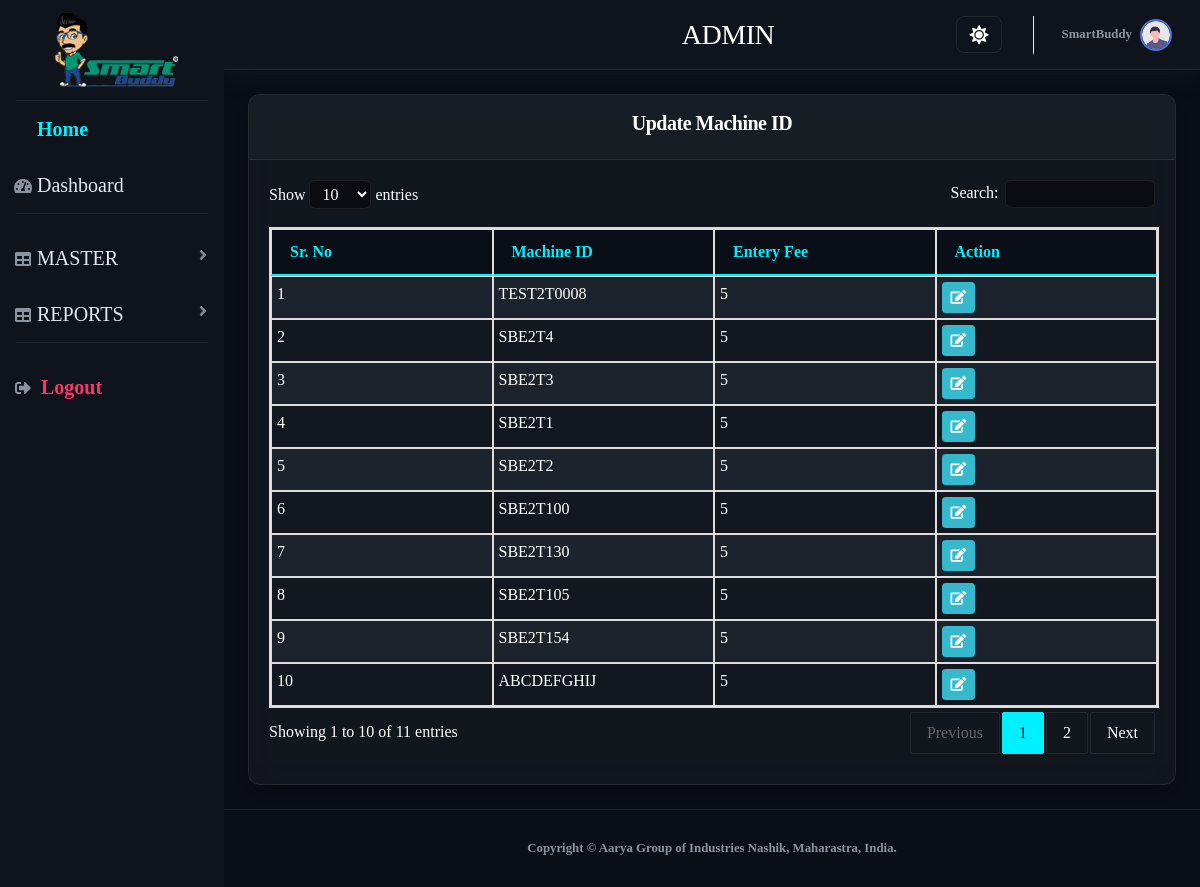
/Admin/update_machineid.php (signed in), run on the app's committed database.
### tables this page shows
CREATE TABLE `machines` (
  `id` int NOT NULL,
  `machine_id` varchar(20) DEFAULT NULL,
  `client_name` varchar(30) DEFAULT NULL,
  `state` varchar(30) DEFAULT NULL,
  `district` varchar(50) DEFAULT NULL,
  `city` varchar(30) DEFAULT NULL,
  `address` text,
  `inst_address` text,
  `project_name` varchar(30) DEFAULT NULL,
  `po_date` date DEFAULT NULL,
  `dispatch_date` date DEFAULT NULL,
  `installation_date` date DEFAULT NULL,
  `qr_code` blob,
  `status` varchar(15) DEFAULT NULL,
  `wall_clean` varchar(10) DEFAULT NULL,
  `seats` int DEFAULT NULL,
  `flush_time` int DEFAULT NULL,
  `floor_time` int DEFAULT NULL,
  `wall_time` int DEFAULT NULL,
  `uses_amt` int DEFAULT NULL,
  `mode` varchar(30) DEFAULT NULL,
  `free` varchar(3) DEFAULT NULL,
  `coin` varchar(3) DEFAULT NULL,
  `upi` varchar(3) DEFAULT NULL,
  `smart_card` varchar(3) DEFAULT NULL,
  `digital_token` varchar(3) DEFAULT NULL,
  `machine_code` varchar(15) DEFAULT NULL,
  `m_desc` text,
  `created` timestamp NULL DEFAULT CURRENT_TIMESTAMP,
  `cretedby` varchar(30) DEFAULT NULL,
  `updatedon` timestamp NULL DEFAULT CURRENT_TIMESTAMP ON UPDATE CURRENT_TIMESTAMP,
  `updatedby` varchar(30) DEFAULT NULL
);

### Admin/update_machineid.php (the view, shortened to what this page needs)
<?php
require_once('include/header.php');
require_once('include/config.php');
require_once('include/navbar.php');
?>
<head>
</head>
    <div id="content-wrapper" class="d-flex flex-column">
        <div id="content">
            <div class="container-fluid">
                <div class="card shadow mb-4">
                    <div class="card-header py-3">
                        <h5 class="text-center"><b> Update Machine ID</b></h5>
                    </div>
    <div class="card-body">
        <div class="table-responsive">
        <?php
        $sql = "SELECT * FROM machines
          ";
        $result = mysqli_query($conn,$sql);
        if ($result) {
            echo "<table class='table table-bordered' id='userTable' cellspacing='0' style='border:2px solid #ddd;'>";
            echo "
            <thead style='background:#dbe5ec; border:1px solid #ddd;'>
                <tr>
                    <th style='border:1px solid #ddd;'>Sr. No</th>
                    <th style='border:1px solid #ddd;'>Machine ID</th>
                    <th style='border:1px solid #ddd;'>Entery Fee</th>
                    <th style='border:1px solid #ddd;'>Action</th>
                </tr>
            </thead>
            <tbody>";
            $srNo = 1;
            while ($row = mysqli_fetch_assoc($result)) {
                $id = $row['id'];
                $machine_id = $row['machine_id'];
              $uses_amt   = $row['uses_amt'];
                echo "<tr>
                        <td>$srNo</td>
                        <td>$machine_id</td>
                        <td>$uses_amt</td>
                        <td>
                            <div style='display:flex; gap:8px;'>
                                <a href='#' class='btn btn-sm btn-info edit-employee'
                                    data-toggle='modal' data-target='#employeeModal'
                                    data-updateid='$id' title='Update'>
                                    <i class='fas fa-edit'></i>
                                </a>
                            </div>
                        </td>
                    </tr>";
                $srNo++;
            }
            echo "</tbody></table>";
        }
        ?>
        </div>
    </div>
</div>
</div>
</div>
</div>
<?php include('include/footer.php');?>

### Admin/css/theme.css (style rules this page uses)
:root { --bg-main: #f8f9fc; --bg-card: #ffffff; --text-main: #5a5c69; --text-muted: #858796; --border-color: #e3e6f0; --sidebar-bg: #ffffff; --sidebar-text: #5a5c69; --topbar-bg: #ffffff; --primary-color: #4e73df; --primary-hover: #2e59d9; --card-shadow: 0 .15rem 1.75rem 0 rgba(58,59,69,.15); --input-bg: #ffffff; --input-border: #d1d3e2; }
[data-theme="dark"] { --bg-main: #131722; --bg-card: #1e2638; --text-main: #e2e8f0; --text-muted: #94a3b8; --border-color: #2d3748; --sidebar-bg: #0f131c; --sidebar-text: #e2e8f0; --topbar-bg: #0f131c; --primary-color: #20c997; --primary-hover: #17a589; --card-shadow: 0 8px 16px rgba(0, 0, 0, 0.4); --input-bg: #131722; --input-border: #2d3748; }
body { background-color: var(--bg-main) !important; color: var(--text-main) !important; transition: background-color 0.3s ease, color 0.3s ease; }
#wrapper #content-wrapper { background-color: var(--bg-main) !important; }
.card { background-color: var(--bg-card) !important; border: 1px solid var(--border-color) !important; box-shadow: var(--card-shadow) !important; border-radius: 12px !important; }
.card-header { background-color: var(--bg-card) !important; border-bottom: 1px solid var(--border-color) !important; color: var(--text-main) !important; border-top-left-radius: 12px !important; border-top-right-radius: 12px !important; }
h1, h2, h3, h4, h5, h6, .text-gray-800 { color: var(--text-main) !important; }
table.dataTable, table { color: var(--text-main) !important; }
.table td, .table th { border-top: 1px solid var(--border-color) !important; }
.table thead th { border-bottom: 2px solid var(--border-color) !important; }
html[data-theme="dark"] .table { color: var(--text-main) !important; }
html[data-theme="dark"] .table th, html[data-theme="dark"] .table td { color: var(--text-main) !important; border-color: var(--border-color) !important; }
html[data-theme="dark"] table.dataTable tbody tr { background-color: var(--bg-card) !important; }

### Admin/update_machineid.php (style rules this page uses)
#userTable { border: 2px solid #ddd !important; }
#userTable th, #userTable td { border: 1px solid #ddd !important; }
#userTable tbody tr:nth-child(odd) { background: #fbdede !important; }
@media screen and (min-width: 769px) { .table-responsive, .dataTables_wrapper { overflow-x: visible !important; } }
@media screen and (min-width: 769px) { #userTable { min-width: 100%; table-layout: fixed; } }
@media screen and (min-width: 769px) { #userTable th, #userTable td { white-space: normal; } }

### data on the page
machines: machine "TEST2T0008", uses_amt "5"
machines: machine "SBE2T4", uses_amt "5"
machines: machine "SBE2T3", uses_amt "5"
machines: machine "SBE2T1", uses_amt "5"
machines: machine "SBE2T2", uses_amt "5"
machines: machine "SBE2T100", uses_amt "5"
machines: machine "SBE2T130", uses_amt "5"
machines: machine "SBE2T105", uses_amt "5"
machines: machine "SBE2T154", uses_amt "5"
machines: machine "ABCDEFGHIJ", uses_amt "5"

### other printed values
$_SESSION['name'] "SmartBuddy"
